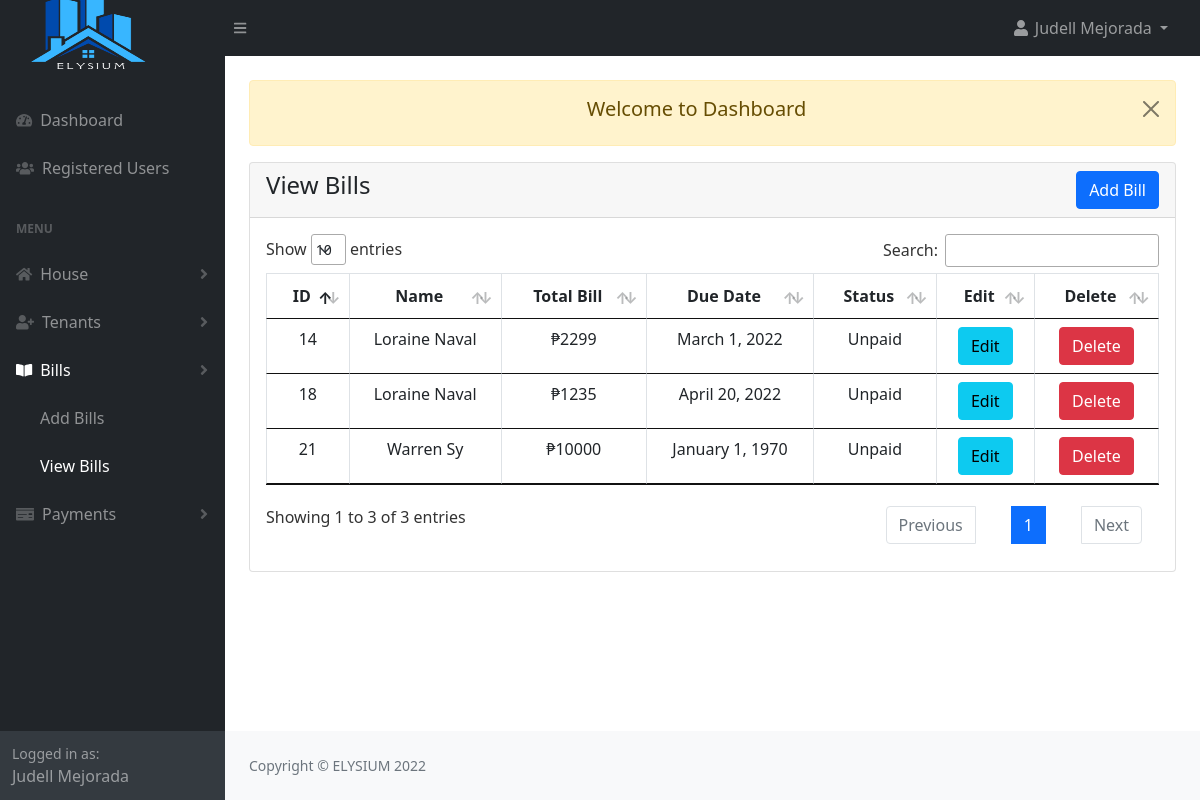
The app's page /admin/bill_view.php (signed in) with its own data.
### tables this page shows
CREATE TABLE `bills` (
  `bill_id` int(20) NOT NULL,
  `tenant_id` int(20) NOT NULL,
  `house_rent_pay` int(200) NOT NULL,
  `electric_bill` int(200) NOT NULL,
  `water_bill` int(200) NOT NULL,
  `other_bill` int(200) NOT NULL,
  `bill_desc` text DEFAULT NULL,
  `bill_status` tinyint(1) NOT NULL DEFAULT 0,
  `due_date` date NOT NULL,
  `bill_total` int(200) NOT NULL,
  `created_at` timestamp NOT NULL DEFAULT current_timestamp()
);

### admin/bill_view.php (the view, shortened to what this page needs)
<?php
include("authentication.php");
include("includes/header.php");
?>
<div class="container-fluid px-4">
    <div class="row mt-4">
        <div class="col-md-12">
			<?php include('message.php'); ?>
            <div class="card">
                <div class="card-header">
                        <h4>View Bills
                            <a href="bill_add.php" class="btn btn-primary float-end">Add Bill</a>
                        </h4>
                    </div>
                    <div class="card-body">
                    <div class="table-responsive">
                        <table id="myDataTable" class="table table-bordered table-stripe">
                            <thead>
                                <tr>
                                    <th class="text-center">ID</th>
                                    <th class="text-center">Name</th>
                                    <th class="text-center">Total Bill</th>
                                    <th class="text-center">Due Date</th>
                                    <th class="text-center">Status</th>
                                    <th class="text-center">Edit</th>
                                    <th class="text-center">Delete</th>
                                </tr>
                            </thead>
                            <tbody>
                            <?php
                                $bill = "SELECT *, concat(users.fname,' ',users.lname) AS name,
                                            DATE_FORMAT(bills.due_date, '%M %e, %Y') AS due
                                            FROM bills
                                            INNER JOIN tenant
                                            INNER JOIN users
                                            ON bills.tenant_id = tenant.tenant_id AND tenant.users_id = users.id
                                            WHERE bill_status != 2 ";
                                $bill_run = mysqli_query($con,$bill);
                                if(mysqli_num_rows($bill_run) > 0 )
                                {
                                    foreach($bill_run as $bill)
                                    {
                                        ?>
                                        <tr>
                                            <td class="text-center"><?= $bill['bill_id'] ?> </td>
                                            <td class="text-center"><?= $bill['name']?></td>
                                            <td class="text-center"><?= '₱'.$bill['bill_total'] ?></td>
                                            <td class="text-center"><?= $bill['due']?></td>
                                            <td class="text-center">
                                                <?= $bill['bill_status'] == '1' ? 'Paid':'Unpaid' ?>
                                            </td>
                                            <td class="text-center">
                                                <a href="bill_edit.php?id=<?= $bill['bill_id'] ?>" class="btn btn-info">Edit</a>
                                            </td>
                                            <td class="text-center">
                                                <a href="javascript:void(0)" class="delete_bill btn btn-danger">Delete</a>
                                            </td>
                                        </tr>
                                        <?php
                                    }
                                }
                                else
                                {
                                    ?>
                                    <tr>
                                        <td colspan="6"> No Record Found</td>
                                    </tr>
                                    <?php
                                }
                            ?>
                            </tbody>
                        </table>
                </div>
                </div>
            </div>
        </div>
    </div>
</div>
<?php
include("includes/footer.php");
include("includes/scripts.php");
?>

### admin/includes/header.php (shortened to what this page needs)
<!DOCTYPE html>
<html lang="en">
    <head>
        <link href="../css/styles.css" rel="stylesheet" />
        <link href="../css/jquery.datables.min.css" rel="stylesheet" />
        <link href="../css/dataTables.bootstrap5.min.css" rel="stylesheet" />
        <link rel="stylesheet" href="https://cdnjs.cloudflare.com/ajax/libs/bootstrap-datepicker/1.9.0/css/bootstrap-datepicker.min.css">
        <link href="https://cdn.jsdelivr.net/npm/summernote@0.8.18/dist/summernote.min.css" rel="stylesheet">
        <link href="https://cdn.jsdelivr.net/npm/summernote@0.8.18/dist/summernote-lite.min.css" rel="stylesheet">
    </head>
<body class="sb-nav-fixed">
    <?php include("includes/navbar-top.php"); ?>
    <div id="layoutSidenav">
        <?php include("includes/sidebar.php"); ?>
        <div id="layoutSidenav_content">
            <main>

### admin/includes/navbar-top.php (shortened to what this page needs)
<nav class="sb-topnav navbar navbar-expand navbar-dark bg-dark">
    <a class="navbar-brand ps-3 "style="margin: 0; float: none;" href="index.php"><img src=../images/logo.png alt="" width="150" height="100"></a>
    <button class="btn btn-link btn-sm order-1 order-lg-0 me-4 me-lg-0" id="sidebarToggle" href="#!"><i class="fas fa-bars"></i></button>
    <ul class="navbar-nav ms-auto ms-md-0 me-3 me-lg-4">
        <li class="nav-item dropdown">
            <a class="nav-link dropdown-toggle" id="navbarDropdown" href="#" role="button" data-bs-toggle="dropdown" aria-expanded="false">
                <i class="fas fa-user fa-fw"></i> <?= $_SESSION['auth_user']['user_name']; ?>
            </a>
        </li>
    </ul>
</nav>

### admin/includes/sidebar.php (shortened to what this page needs)
<div id="layoutSidenav_nav">
    <?php $page = substr($_SERVER['SCRIPT_NAME'], strrpos($_SERVER['SCRIPT_NAME'], "/")+1);?>
    <nav class="sb-sidenav accordion sb-sidenav-dark" id="sidenavAccordion">
        <div class="sb-sidenav-menu">
            <div class="nav">
                <div class="sb-sidenav-menu-heading"></div>
                <a class="nav-link <?= $page == 'index.php' ? 'active': ''?>" href="index.php">
                    <div class="sb-nav-link-icon"><i class="fas fa-tachometer-alt"></i></div>
                    Dashboard
                </a>
                <a class="nav-link <?= $page == 'view-register.php' ? 'active': ''?>" href="view-register.php">
                    <div class="sb-nav-link-icon"><i class="fas fa-users"></i></div>
                    Registered Users
                </a>
                <div class="sb-sidenav-menu-heading">Menu</div>
				<a class="nav-link collapsed <?= $page == 'house_add.php' || $page == 'house_view.php' || $page == 'house_edit.php' ? 'active': ''?>" href="#" data-bs-toggle="collapse" data-bs-target="#collapseHouse" aria-expanded="false" aria-controls="collapseHouse">
                    <div class="sb-nav-link-icon"><i class="fa fa-home"></i></div>
                    House
                    <div class="sb-sidenav-collapse-arrow"><i class="fas fa-angle-down"></i></div>
                </a>
                <a class="nav-link collapsed <?= $page == 'tenant_add.php' || $page == 'tenant_view.php' || $page == 'tenant_edit.php' ? 'active': ''?>" href="#" data-bs-toggle="collapse" data-bs-target="#collapseTenants" aria-expanded="false" aria-controls="collapseTenants">
                    <div class="sb-nav-link-icon"><i class="fa fa-user-plus"></i></div>
                    Tenants
                    <div class="sb-sidenav-collapse-arrow"><i class="fas fa-angle-down"></i></div>
                </a>
                <a class="nav-link collapsed <?= $page == 'bill_add.php' || $page == 'bill_view.php' || $page == 'bill_edit.php'? 'active': ''?>" href="#" data-bs-toggle="collapse" data-bs-target="#collapseBills" aria-expanded="false" aria-controls="collapseBills">
                    <div class="sb-nav-link-icon"><i class="fas fa-book-open"></i></div>
                    Bills
                    <div class="sb-sidenav-collapse-arrow"><i class="fas fa-angle-down"></i></div>
                </a>
                <div class="collapse <?= $page == 'bill_add.php' || $page == 'bill_view.php' || $page == 'bill_edit.php' ? 'show': ''?>" id="collapseBills" aria-labelledby="headingOne" data-bs-parent="#sidenavAccordion">
                    <nav class="sb-sidenav-menu-nested nav">
                        <a class="nav-link <?= $page == 'bill_add.php' ? 'active': ''?>" href="bill_add.php">Add Bills</a>
                        <a class="nav-link <?= $page == 'bill_view.php' ? 'active': ''?>" href="bill_view.php">View Bills</a>
                    </nav>
                </div>
                <a class="nav-link collapsed <?= $page == 'payment_add.php' || $page == 'payment_view.php' || $page == 'payment_edit.php' ? 'active': ''?>" href="#" data-bs-toggle="collapse" data-bs-target="#collapsePayments" aria-expanded="false" aria-controls="collapsePayments">
                    <div class="sb-nav-link-icon"><i class="fas fa-money-check"></i></div>
                    Payments
                    <div class="sb-sidenav-collapse-arrow"><i class="fas fa-angle-down"></i></div>
                </a>
            </div>
        </div>
        <div class="sb-sidenav-footer">
            <div class="small">Logged in as:</div>
            <?php if(isset($_SESSION['auth_user'])) : ?>
            <?= $_SESSION['auth_user']['user_name']; ?>
            <?php endif;?>
        </div>
    </nav>
</div>

### admin/message.php (shortened to what this page needs)
<?php
if(isset($_SESSION["message"]))
{
    ?>
        <div class="alert alert-warning alert-dismissible fade show" role="alert" > <button type="button" class="btn-close" data-bs-dismiss="alert" aria-label="Close"></button>
            <h5 class="text-center"><?=$_SESSION['message']; ?></h5>
        </div>
    <?php
}
?>

### admin/includes/footer.php
        </main>
        <footer class="py-4 bg-light mt-auto">
            <div class="container-fluid px-4">
                <div class="d-flex align-items-center justify-content-between small">
                    <div class="text-muted">Copyright &copy; ELYSIUM 2022</div>
                </div>
            </div>
        </footer>
    </div>
</div>

### admin/includes/scripts.php (shortened to what this page needs)
</body>
</html>

### records on screen
bills: bill_id "14", name "Loraine Naval", bill_total "2299", due "March 1, 2022", bill_status "Unpaid"
bills: bill_id "18", name "Loraine Naval", bill_total "1235", due "April 20, 2022", bill_status "Unpaid"
bills: bill_id "21", name "Warren Sy", bill_total "10000", due "January 1, 1970", bill_status "Unpaid"

### other values on screen
$_SESSION['auth_user']['user_name'] "Judell Mejorada"
$_SESSION['message'] "Welcome to Dashboard"
